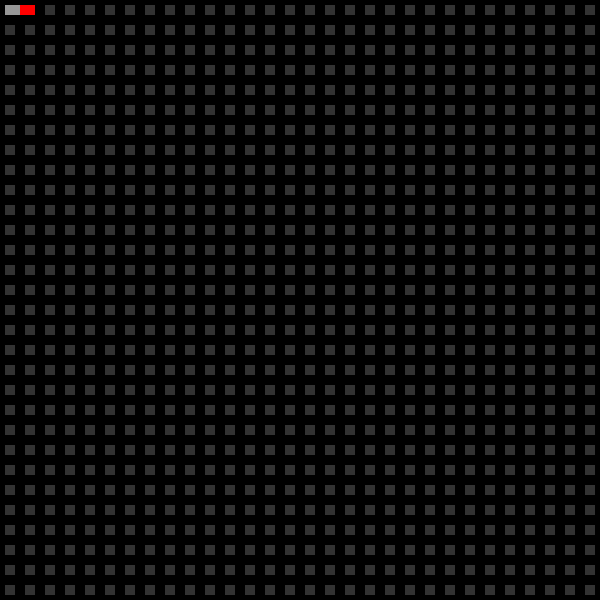
Frame 1 (no input)
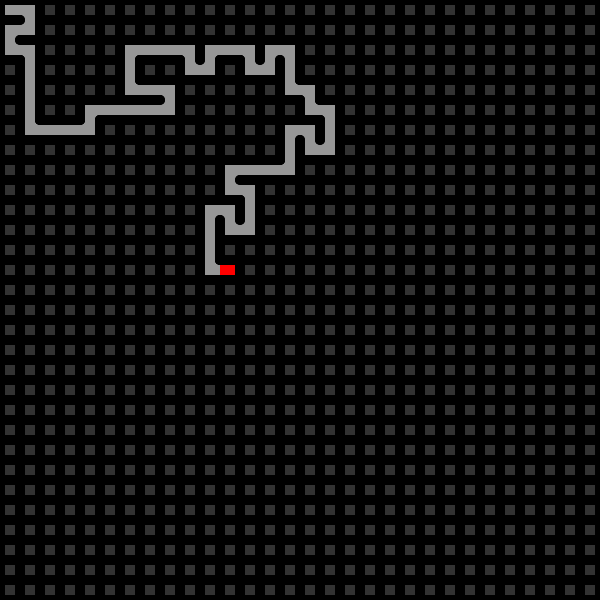
Frame 60 (no input)
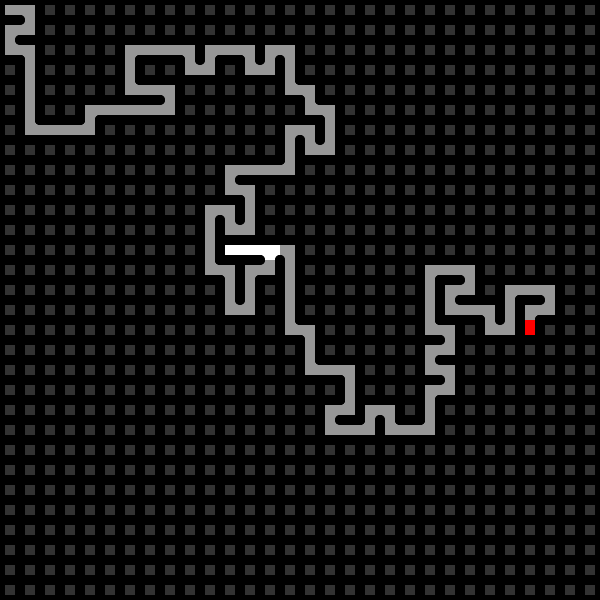
Frame 120 (the mouse pressed at the canvas centre since frame 60)

The p5.js sketch that drew these frames (run headless with seeded random() and noise() and a simulated clock; from frame 60 on, the mouse is pressed at the canvas centre):

// p5.js sketch
// ── sketch.js
let grid = [];
let stack = [];
let cols;
let rows;
let size = 20;
let c;          // C for Current cell.

function setup() {

  /** Setup and dimensions. */
  createCanvas(600, 600);
  cols = width / size;
  rows = height / size;

  /** Construct each cell. */
  for (let i = 0; i < cols; i++) {
    grid[i] = [];
    for (let j = 0; j < rows; j++) {
      grid[i][j] = new Cell(i, j)
    }
  }

  /** Initialize first cell. */
  c = grid[0][0];
  c.visited = true;
  stack.push(c);
}

function draw() {

  /** Get all unvisited neighbors to array N for neighbors. */
  N = [];
  if (c.y > 0        && !grid[c.x][c.y - 1].visited) { N.push(grid[c.x][c.y - 1]) }  // Up
  if (c.y < cols - 1 && !grid[c.x][c.y + 1].visited) { N.push(grid[c.x][c.y + 1]) }  // Down
  if (c.x < rows - 1 && !grid[c.x + 1][c.y].visited) { N.push(grid[c.x + 1][c.y]) }  // Right
  if (c.x > 0        && !grid[c.x - 1][c.y].visited) { N.push(grid[c.x - 1][c.y]) }  // Left

  if (stack.length > 0) {
    if (N.length == 0) {

      /** Backtrack when necessary */
      c.backtracked = true;
      c = stack.pop();
      c.backtracked = true;

    } else {

      /** Choose next cell */
      let next = random(N); // Choose random neighbor

      stack.push(c); // Push current to the stack
      if (c.x < next.x) { c.r = false; next.l = false; }  // Remove walls: Right
      if (c.x > next.x) { c.l = false; next.r = false; }  // Remove walls: Left
      if (c.y < next.y) { c.d = false; next.u = false; }  // Remove walls: Down
      if (c.y > next.y) { c.u = false; next.d = false; }  // Remove walls: Up
      c = next;  // Mark next cell as cuurent
      c.visited = true; // Mark it as visited
    }

    /** Draw each cell. */
    for (let i = 0; i < cols; i++) {
      for (let j = 0; j < rows; j++) {
        grid[i][j].showCell();
      }
    }
    c.showCurrent();
    for (let i = 0; i < cols; i++) {
      for (let j = 0; j < rows; j++) {
        grid[i][j].showWalls();
      }
    }
  }
}
// ── cell.js
/** A cell class, constructed with a integer coordinate pair. */
class Cell {
    constructor(x, y) {
  
      /** A Cell contains its position in the grid */
      this.x = x;
      this.y = y;
  
      /** A Cell contains its 4 walls */
      this.u = true;
      this.d = true;
      this.l = true;
      this.r = true;
  
      /** A Cell contains its status */
      this.visited = false;
      this.backtracked = false;
  
      /** x0, y0 are the left top corner canvas coordinates,
       *  x1, y1 are the right bottom corner canvas coordinates */
      this.x0 = this.x * size;
      this.y0 = this.y * size;
      this.x1 = (this.x + 1) * size;
      this.y1 = (this.y + 1) * size;
    }
    
    /** Function to show each cell. */
    showCell() {
      noStroke();
      if (this.backtracked) { fill(255); }
      else if (this.visited) { fill(150); }
      else { fill(50); }
      rect(this.x0, this.y0, size, size);
    }

    /** Function to show current cell differently. */
    showCurrent() {
        noStroke();
        fill(255, 0, 0);
        rect(this.x0, this.y0, size, size);
    }
    
    /** Function to show walls of each cell. */
    showWalls() {
      stroke(0);
      strokeWeight(10);
      if (this.u) { line(this.x0, this.y0, this.x1, this.y0); }
      if (this.d) { line(this.x0, this.y1, this.x1, this.y1); }
      if (this.l) { line(this.x0, this.y0, this.x0, this.y1); }
      if (this.r) { line(this.x1, this.y0, this.x1, this.y1); }
    }
  }
